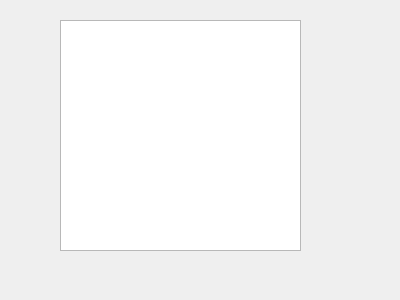
<?xml version="1.0" encoding="UTF-8"?>
<ui version="4.0">
 <class>Widget_MessageShow</class>
 <widget class="QWidget" name="Widget_MessageShow">
  <property name="geometry">
   <rect>
    <x>0</x>
    <y>0</y>
    <width>400</width>
    <height>300</height>
   </rect>
  </property>
  <property name="windowTitle">
   <string>Form</string>
  </property>
  <widget class="QTextEdit" name="textEdit_Show">
   <property name="geometry">
    <rect>
     <x>60</x>
     <y>20</y>
     <width>241</width>
     <height>231</height>
    </rect>
   </property>
  </widget>
 </widget>
 <resources/>
 <connections/>
</ui>
